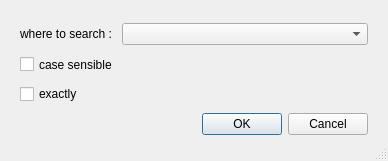
<?xml version="1.0" encoding="UTF-8"?>
<ui version="4.0">
 <class>Search_Settings_Dlg</class>
 <widget class="QDialog" name="Search_Settings_Dlg">
  <property name="geometry">
   <rect>
    <x>0</x>
    <y>0</y>
    <width>388</width>
    <height>161</height>
   </rect>
  </property>
  <property name="minimumSize">
   <size>
    <width>0</width>
    <height>0</height>
   </size>
  </property>
  <property name="windowTitle">
   <string>setting: where to search text by fields</string>
  </property>
  <property name="windowIcon">
   <iconset resource="resource2.qrc">
    <normaloff>:/view/img/btn-db/search-settings.svg</normaloff>:/view/img/btn-db/search-settings.svg</iconset>
  </property>
  <property name="sizeGripEnabled">
   <bool>true</bool>
  </property>
  <layout class="QVBoxLayout" name="verticalLayout_2">
   <item>
    <widget class="QFrame" name="dialogTopFrame">
     <layout class="QVBoxLayout" name="verticalLayout">
      <item>
       <layout class="QHBoxLayout" name="horizontalLayout_2" stretch="0,1">
        <item>
         <widget class="QLabel" name="label_2">
          <property name="text">
           <string>where to search : </string>
          </property>
         </widget>
        </item>
        <item>
         <widget class="QComboBox" name="cmb_Fields"/>
        </item>
       </layout>
      </item>
      <item>
       <widget class="QCheckBox" name="chk_caseSensetive">
        <property name="minimumSize">
         <size>
          <width>344</width>
          <height>21</height>
         </size>
        </property>
        <property name="text">
         <string>case sensible</string>
        </property>
       </widget>
      </item>
      <item>
       <widget class="QCheckBox" name="chk_exactly">
        <property name="text">
         <string>exactly</string>
        </property>
       </widget>
      </item>
      <item>
       <widget class="QDialogButtonBox" name="buttonBox">
        <property name="orientation">
         <enum>Qt::Horizontal</enum>
        </property>
        <property name="standardButtons">
         <set>QDialogButtonBox::Cancel|QDialogButtonBox::Ok</set>
        </property>
       </widget>
      </item>
     </layout>
    </widget>
   </item>
  </layout>
 </widget>
 <resources>
  <include location="resource2.qrc"/>
 </resources>
 <connections>
  <connection>
   <sender>buttonBox</sender>
   <signal>accepted()</signal>
   <receiver>Search_Settings_Dlg</receiver>
   <slot>accept()</slot>
   <hints>
    <hint type="sourcelabel">
     <x>248</x>
     <y>254</y>
    </hint>
    <hint type="destinationlabel">
     <x>157</x>
     <y>274</y>
    </hint>
   </hints>
  </connection>
  <connection>
   <sender>buttonBox</sender>
   <signal>rejected()</signal>
   <receiver>Search_Settings_Dlg</receiver>
   <slot>reject()</slot>
   <hints>
    <hint type="sourcelabel">
     <x>316</x>
     <y>260</y>
    </hint>
    <hint type="destinationlabel">
     <x>286</x>
     <y>274</y>
    </hint>
   </hints>
  </connection>
 </connections>
</ui>
